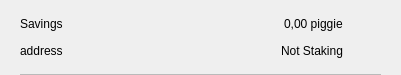
<?xml version="1.0" encoding="UTF-8"?>
<ui version="4.0">
 <class>CSRow</class>
 <widget class="QWidget" name="CSRow">
  <property name="geometry">
   <rect>
    <x>0</x>
    <y>0</y>
    <width>401</width>
    <height>75</height>
   </rect>
  </property>
  <property name="windowTitle">
   <string>Form</string>
  </property>
  <layout class="QVBoxLayout" name="verticalLayout">
   <property name="spacing">
    <number>0</number>
   </property>
   <property name="leftMargin">
    <number>20</number>
   </property>
   <property name="topMargin">
    <number>10</number>
   </property>
   <property name="rightMargin">
    <number>20</number>
   </property>
   <property name="bottomMargin">
    <number>0</number>
   </property>
   <item>
    <widget class="QWidget" name="info" native="true">
     <property name="minimumSize">
      <size>
       <width>0</width>
       <height>0</height>
      </size>
     </property>
     <layout class="QHBoxLayout" name="horizontalLayout_3">
      <property name="leftMargin">
       <number>0</number>
      </property>
      <property name="topMargin">
       <number>0</number>
      </property>
      <property name="rightMargin">
       <number>0</number>
      </property>
      <property name="bottomMargin">
       <number>10</number>
      </property>
      <item>
       <widget class="QWidget" name="container" native="true">
        <property name="minimumSize">
         <size>
          <width>0</width>
          <height>0</height>
         </size>
        </property>
        <layout class="QVBoxLayout" name="verticalLayout_2">
         <property name="spacing">
          <number>0</number>
         </property>
         <property name="leftMargin">
          <number>0</number>
         </property>
         <property name="topMargin">
          <number>0</number>
         </property>
         <property name="rightMargin">
          <number>0</number>
         </property>
         <property name="bottomMargin">
          <number>0</number>
         </property>
         <item>
          <layout class="QHBoxLayout" name="horizontalLayout">
           <item>
            <widget class="QLabel" name="labelName">
             <property name="text">
              <string>Savings</string>
             </property>
            </widget>
           </item>
           <item>
            <spacer name="horizontalSpacer">
             <property name="orientation">
              <enum>Qt::Horizontal</enum>
             </property>
             <property name="sizeHint" stdset="0">
              <size>
               <width>40</width>
               <height>20</height>
              </size>
             </property>
            </spacer>
           </item>
           <item>
            <widget class="QLabel" name="labelAmount">
             <property name="text">
              <string>0,00 piggie</string>
             </property>
            </widget>
           </item>
          </layout>
         </item>
         <item>
          <layout class="QHBoxLayout" name="horizontalLayout_2">
           <item>
            <widget class="QLabel" name="labelAddress">
             <property name="text">
              <string>address</string>
             </property>
            </widget>
           </item>
           <item>
            <spacer name="horizontalSpacer_2">
             <property name="orientation">
              <enum>Qt::Horizontal</enum>
             </property>
             <property name="sizeHint" stdset="0">
              <size>
               <width>40</width>
               <height>20</height>
              </size>
             </property>
            </spacer>
           </item>
           <item>
            <widget class="QLabel" name="labelStaking">
             <property name="text">
              <string>Not Staking</string>
             </property>
            </widget>
           </item>
          </layout>
         </item>
        </layout>
       </widget>
      </item>
      <item alignment="Qt::AlignHCenter|Qt::AlignVCenter">
       <widget class="QPushButton" name="pushButtonMenu">
        <property name="minimumSize">
         <size>
          <width>24</width>
          <height>24</height>
         </size>
        </property>
        <property name="maximumSize">
         <size>
          <width>32</width>
          <height>32</height>
         </size>
        </property>
        <property name="focusPolicy">
         <enum>Qt::NoFocus</enum>
        </property>
        <property name="styleSheet">
         <string notr="true">border:none; background-color:transparent;</string>
        </property>
        <property name="text">
         <string/>
        </property>
        <property name="icon">
         <iconset>
          <normaloff>://ic-menu-hover</normaloff>://ic-menu-hover</iconset>
        </property>
        <property name="iconSize">
         <size>
          <width>24</width>
          <height>24</height>
         </size>
        </property>
       </widget>
      </item>
     </layout>
    </widget>
   </item>
   <item>
    <widget class="QLabel" name="lblDivisory">
     <property name="minimumSize">
      <size>
       <width>0</width>
       <height>1</height>
      </size>
     </property>
     <property name="maximumSize">
      <size>
       <width>16777215</width>
       <height>1</height>
      </size>
     </property>
     <property name="styleSheet">
      <string notr="true">background-color:#bababa;</string>
     </property>
     <property name="text">
      <string/>
     </property>
     <property name="alignment">
      <set>Qt::AlignBottom|Qt::AlignLeading|Qt::AlignLeft</set>
     </property>
    </widget>
   </item>
  </layout>
 </widget>
 <resources/>
 <connections/>
</ui>
